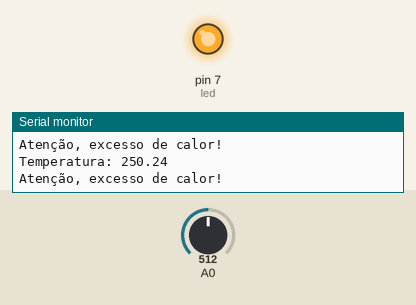
Simulated run of this sketch. Board: Arduino Uno, built with avr-gcc and run on an emulated ATmega328P. Shown: output pins drawn as LEDs (lit = HIGH), the last lines printed to the serial monitor. Inputs (shaded band) come from the test bench; at power-on: A0 = 512.

Above: at 2.9 s.
3.0 s: A0 set to 72
5.8 s: A0 set to 62
At 6.8 s:
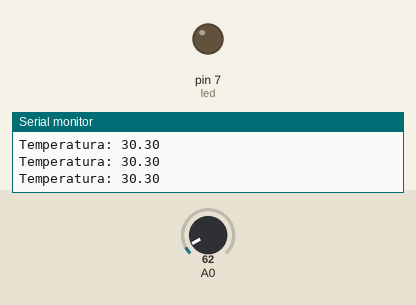
8.6 s: A0 set to 122
At 9.1 s:
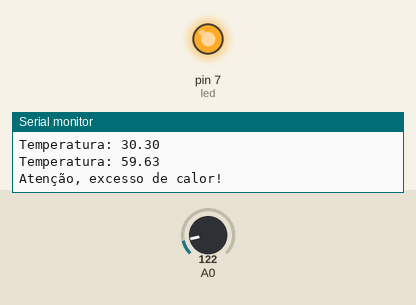
11.4 s: A0 set to 22
At 13.5 s:
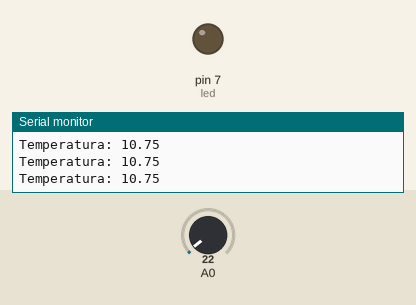
Timing chart, 0 to 15.0 s (numbered marks = the images above; inputs shaded):
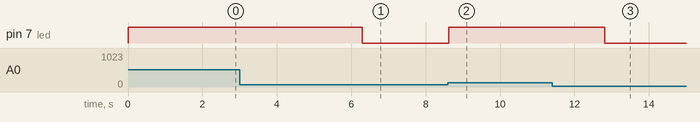

The sketch:

ex015.ino
```cpp
// 001) Faça um origrama com arduino que faça a leitura de temperatura de um sensor LM-35 e converta o número decimal de entrada para °C. Toda vez que a temperatura passar de 32°C deve-se acionar um alarme (led) indicando o excesso de calor. Imprimir no monitor a temperatura em °C.

int led = 7;
int tempSensor = 0;
float temperatura = 0;

void setup() {
  Serial.begin(9600);
  pinMode(led, OUTPUT);
}

void loop() {
  tempSensor = analogRead(A0);

  temperatura = tempSensor * 0.48875855327468;

  Serial.print("Temperatura: ");
  Serial.println(temperatura);

  if ( temperatura > 32 ) {
    digitalWrite(led, HIGH);
    Serial.println("Atenção, excesso de calor!");
    delay(2000);
  } else {
    digitalWrite(led, LOW);
  }

  delay(100);
}
```

Measured:
- the behaviour switches between 66 and 65 on A0 (found by bisection; images 0 and 1)
- after the input at 5.8 s, pin 7 (led): HIGH → LOW after 0.50 s
- after the input at 8.6 s, pin 7 (led): LOW → HIGH at once
- after the input at 11.4 s, pin 7 (led): HIGH → LOW after 1.4 s
